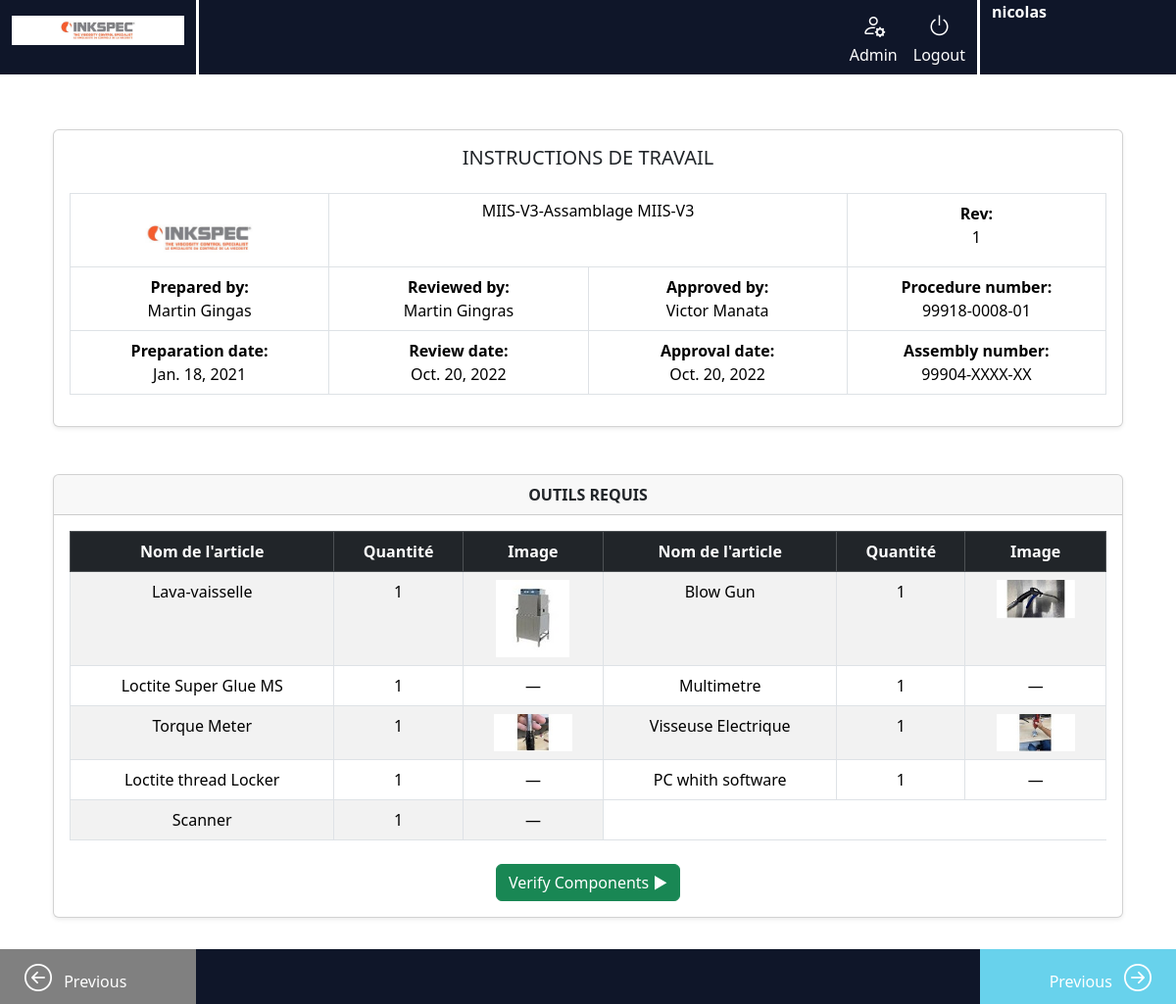
/procedure/1/ (signed in), run on the app's committed database.
### tasks/models.py (models this page shows, shortened)
class Procedure(models.Model):
    name = models.CharField(max_length=200)
    description = models.TextField()
    prepared_by = models.CharField(max_length=100)
    prepared_date = models.DateField()
    reviewed_by = models.CharField(max_length=200)
    review_date = models.DateField()
    approved_by = models.CharField(max_length=200)
    approved_date = models.DateField()
    procedure_number = models.CharField(max_length=50)
    assembly_number = models.CharField(max_length=50)
    revision_number = models.CharField(max_length=20)
    tools = models.TextField() # opcional si luego se migra todo a Tool

class Tool(models.Model):
    procedure = models.ForeignKey(Procedure, on_delete=models.CASCADE, related_name='tool_items')
    name = models.CharField(max_length=100)
    quantity = models.PositiveIntegerField(default=1)
    image_url = models.CharField(max_length=200, blank=True, null=True)

### tasks/views.py (the view)
def procedure_detail(request, procedure_id):
    procedure = get_object_or_404(Procedure, id=procedure_id)
    order = Order.objects.filter(codeitem__procedure=procedure).first()  # o .get() si solo hay uno
    return render(request, 'procedure_detail.html', {
        'procedure': procedure,
        'order': order,
    })

### tasks/templates/procedure_detail.html (shortened to what this page needs)
{% extends 'base.html' %}
{% load static %}
{% block content %}
<div class="container-fluid mt-4">
  <div class="row mb-5">
    <div class="col-12">
      <div class="card shadow-sm">
        <div class="card-body">
          <h5 class="card-title text-uppercase text-center mb-4">Instructions de Travail</h5>
          <div class="table-responsive">
            <table class="table table-bordered">
              <tbody>
                <tr class="row-1">
                  <td class="col-3 align-middle text-center">
                    <img src="{% static 'tasks/images/inkspeclogo.jpg' %}" alt="Inkspec" width="1000" height="1000"
                        class="img-fluid mt-3">
                    </td>
                  <td class="col-6" colspan="2">
                    <h6 class="mb-1">{{ procedure.name }}</h6>
                  </td>
                  <td class="col-3">
                    <strong>Rev:</strong><br>{{ procedure.revision_number }}
                  </td>
                </tr>
                <tr class="row-others">
                  <td class="col-3">
                    <strong>Prepared by:</strong><br>{{ procedure.prepared_by }}
                  </td>
                  <td class="col-3">
                    <strong>Reviewed by:</strong><br>{{ procedure.reviewed_by }}
                  </td>
                  <td class="col-3">
                    <strong>Approved by:</strong><br>{{ procedure.approved_by }}
                  </td>
                  <td class="col-6" colspan="2">
                    <strong>Procedure number:</strong><br>{{ procedure.procedure_number }}
                  </td>
                </tr>
                <tr class="row-others">
                  <td class="col-3">
                    <strong>Preparation date:</strong><br>{{ procedure.prepared_date }}
                  </td>
                  <td class="col-3">
                    <strong>Review date:</strong><br>{{ procedure.review_date }}
                  </td>
                  <td class="col-3">
                    <strong>Approval date:</strong><br>{{ procedure.approved_date }}
                  </td>
                  <td class="col-6" colspan="2">
                    <strong>Assembly number:</strong><br>{{ procedure.assembly_number }}
                  </td>
                </tr>
              </tbody>
            </table>
          </div>
        </div>
      </div>
    </div>
  </div>
  <div class="row">
    <div class="col-12">
      <div class="card shadow-sm">
        <div class="card-header text-center text-uppercase fw-bold">
          Outils Requis
        </div>
        <div class="card-body">
          <div class="table-responsive">
            <table class="table table-striped table-bordered">
              <thead class="table-dark">
                <tr>
                  <th>Nom de l'article</th>
                  <th>Quantité</th>
                  <th>Image</th>
                  <th>Nom de l'article</th>
                  <th>Quantité</th>
                  <th>Image</th>
                </tr>
              </thead>
              <tbody>
                {% for tool in procedure.tool_items.all %}
                  {% if forloop.counter0|divisibleby:2 %}
                    <tr>
                  {% endif %}
                    <td>{{ tool.name }}</td>
                    <td>{{ tool.quantity }}</td>
                    <td>
                      {% if tool.image_url %}
                        <img
                          src="{% static tool.image_url %}"
                          alt="{{ tool.name }}"
                          class="img-fluid"
                          style="max-width:80px;"
                        >
                      {% else %}
                        &mdash;
                      {% endif %}
                    </td>
                  {% if forloop.counter|divisibleby:2 or forloop.last %}
                    </tr>
                  {% endif %}
                {% empty %}
                  <tr>
                    <td colspan="6" class="text-center py-4">No hay herramientas registradas.</td>
                  </tr>
                {% endfor %}
              </tbody>
            </table>
            <div class="row mt-4">
              <div class="col text-center">
                <a href="{% url 'verify_components' order.order_id %}"
                   class="btn btn-success">
                  Verify Components ▶
                </a>
              </div>
            </div>
          </div>
        </div>
      </div>
    </div>
  </div>
</div>
{% endblock %}
{% block footer %}
<footer class="container-fluid">
  <div class="row">
    <div class="col-2" id="div4">
      <a href="javascript:history.back()" class="btn btn-link text-decoration-none" style="color: white;">
        <i class="bi bi-arrow-left-circle fs-3 me-2"></i>
        <span>Previous</span>
      </a>
    </div>
    <div class="col-8" id="div5"></div>
    <div class="col-2" id="div6">
      <a href="javascript:history.forward()" class="btn btn-link text-decoration-none" style="color: white;">
        <span>Previous</span>
        <i class="bi bi-arrow-right-circle fs-3 ms-2"></i>
      </a>
    </div>
  </div>
</footer>
{% endblock %}

### tasks/templates/base.html (shortened to what this page needs)
{% load static %}
<!DOCTYPE html>
<html lang="en">
<head>
    <link rel="stylesheet" href="{% static 'tasks/css/style.css' %}">
    <link rel="stylesheet" href="https://cdn.jsdelivr.net/npm/bootstrap@5.3.5/dist/css/bootstrap.min.css">
    <link rel="stylesheet" href="https://cdn.jsdelivr.net/npm/bootstrap-icons@1.10.5/font/bootstrap-icons.css">
</head>
<body>
    <header>
        <div class="container-fluid">
            <div class="row">
                <div class="col-2" id="div1">
                    <img src="{% static 'tasks/images/inkspeclogo.jpg' %}" alt="Inkspec" width="1000" height="1000"
                        class="img-fluid mt-3">
                </div>
                <div class="col-8" id="div2">
                    <ul class="navbar-nav d-flex flex-row justify-content-end w-100 mb-2 mb-lg-0 gap-3">
                        <li class="nav-item text-center">
                            <a class="nav-link active d-flex flex-column align-items-center" href="/admin/">
                                <i class="bi bi-person-gear fs-4"></i>
                                <span>Admin</span>
                            </a>
                        </li>
                        {% if user.is_authenticated %}
                        <li class="nav-item text-center">
                            <a class="nav-link active d-flex flex-column align-items-center" href="/logout/">
                                <i class="bi bi-power fs-4"></i>
                                <span>Logout</span>
                            </a>
                        </li>
                        {% endif %}
                    </ul>
                </div>
                <div class="col-2" id="div3">
                    {% if user.is_authenticated %}
                    <span class="navbar-text fw-bold">
                        {{ user.username }}
                    </span>
                    {% else %}
                    <p class="navbar-text text-white">Logged in username</p>
                    {% endif %}
                </div>
            </div>
        </div>
    </header>
    <main class="container">
        {% block content %}
        {% endblock %}
    </main>
    {% block footer %}
    {% endblock %}
</body>
</html>

### tasks/static/tasks/css/style.css (style rules this page uses)
#div1 { background-color: #0f1629; }
#div2 { background-color: #0f1629; border-left: 3px solid white; border-right: 3px solid white; color: white; }
#div3 { background-color: #0f1629; color: white; }
#div4 { background-color: gray; color: white; }
#div5 { background-color: #0f1629; }
#div6 { background-color: #68d2ec; color: white; text-align: end; }
main { flex: 1; justify-content: center; align-items: center; text-align: center; padding: 2rem; }
html, body { height: 100%; margin: 0; padding: 0; }
body { display: flex; flex-direction: column; }
footer { background-color: #0f1629; height: 60px; }

### data on the page
Procedure: name "MIIS-V3-Assamblage MIIS-V3", revision_number "1", prepared_by "Martin Gingas", reviewed_by "Martin Gingras", approved_by "Victor Manata", procedure_number "99918-0008-01", prepared_date "Jan. 18, 2021", review_date "Oct. 20, 2022", approved_date "Oct. 20, 2022", assembly_number "99904-XXXX-XX"
Tool: name "Lava-vaisselle", quantity "1", image_url (picture)
Tool: name "Blow Gun", quantity "1", image_url+name (picture)
Tool: name "Loctite Super Glue MS", quantity "1"
Tool: name "Multimetre", quantity "1"
Tool: name "Torque Meter", quantity "1", image_url+name (picture)
Tool: name "Visseuse Electrique", quantity "1", image_url+name (picture)
Tool: name "Loctite thread Locker", quantity "1"
Tool: name "PC whith software", quantity "1"
Tool: name "Scanner", quantity "1"

### other printed values
{{ user.username }} "nicolas"
